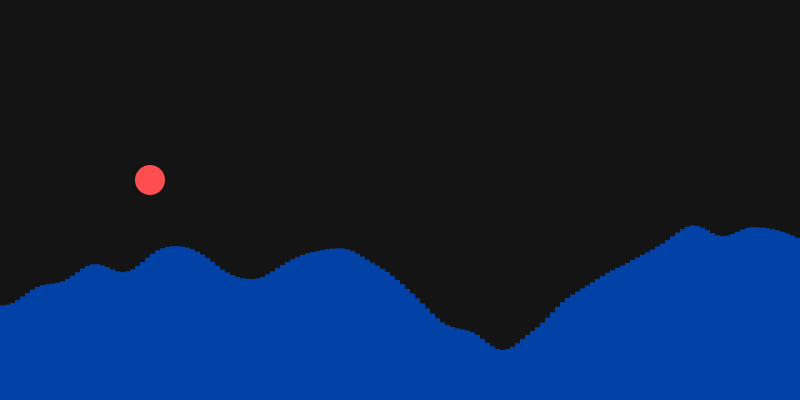
Frame 1 (no input)
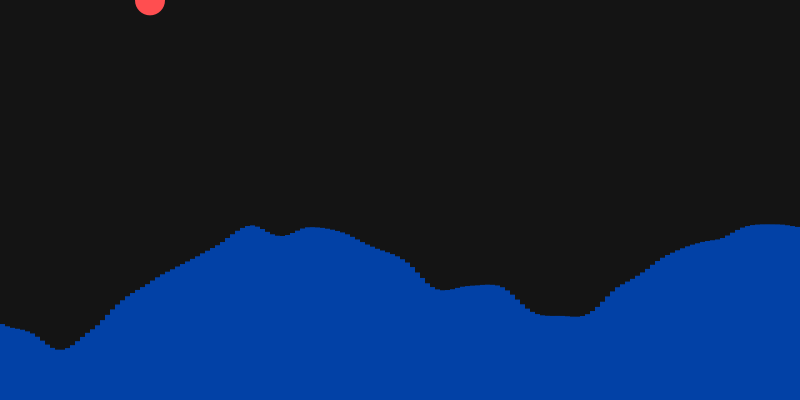
Frame 60 (the mouse pressed at the canvas centre just before this capture)
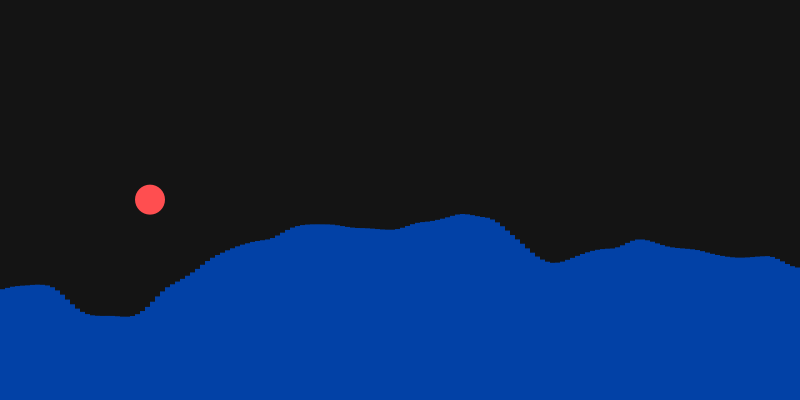
Frame 120 (the mouse held since frame 60 and released just before this capture)

The Processing sketch that drew these frames (run headless with seeded random() and noise(); from frame 60 on, the mouse is pressed at the canvas centre):

// Processing sketch: sketch_2D
// ── sketch_2D.pde
float noiseOffset = 0;    
float playerY;            
boolean gameOver = false;

color playerColor = color(255, 78, 80); 
color terrainColor = color(2, 65, 166); 

void setup() {
  size(800, 400);
  playerY = height / 2;
  noStroke();
}

void draw() {
  background(20);
  
  if (!gameOver) {
    drawTerrain();
    updatePlayer();
    checkCollision();
  } else {
    drawTerrain();
    fill(playerColor);
    ellipse(150, playerY, 30, 30);
    
    filter(INVERT); 
    
    fill(255);
    textSize(48);
    textAlign(CENTER);
    text("SYSTEM FAILURE", width/2, height/2);
    textSize(18);
    text("Click to Reboot", width/2, height/2 + 40);
  }
}

void drawTerrain() {
  fill(terrainColor);
  float xoff = noiseOffset;
  
  for (int x = 0; x < width; x += 5) {
    float y = map(noise(xoff), 0, 1, height * 0.4, height);
    rect(x, y, 5, height - y); 
    xoff += 0.02; 
  }
  
  noiseOffset += 0.03; 
}

void updatePlayer() {
  playerY = lerp(playerY, mouseY, 0.1); 
  
  fill(playerColor);
  ellipse(150, playerY, 30, 30);
}

void checkCollision() {
  float currentTerrainNoise = noise(noiseOffset + (150 * 0.02 / 5)); 
  float terrainYAtPlayer = map(currentTerrainNoise, 0, 1, height * 0.4, height);
  
  if (playerY + 15 > terrainYAtPlayer) {
    gameOver = true;
  }
}

void mousePressed() {
  if (gameOver) {
    gameOver = false;
    noiseOffset = random(1000); 
  }
}
